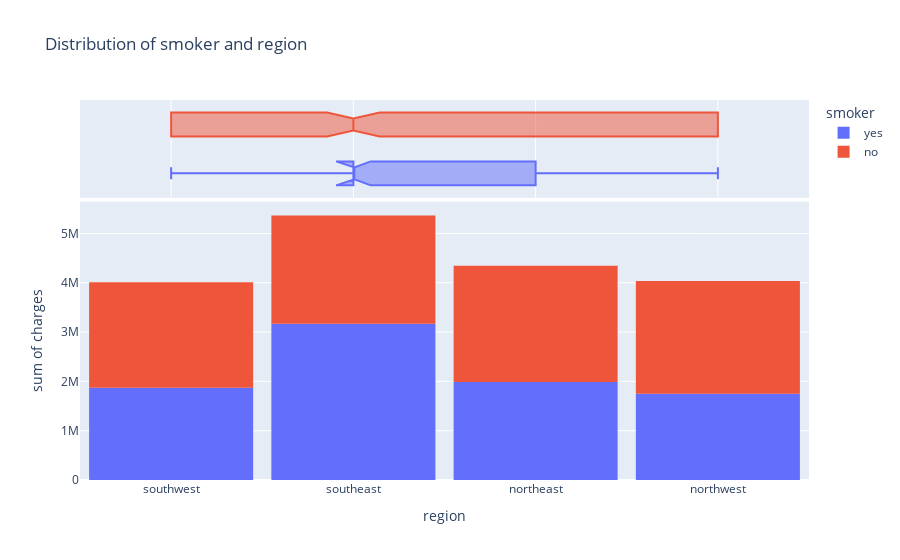

The notebook cell saved with this chart:
### Code cell
fig = px.histogram(df,
                   x='region',
                   y='charges',
                   marginal='box',
                   color='smoker',
                   title='Distribution of smoker and region')
fig.update_layout(bargap=0.1)
fig.show()

### Figure 1 — Plotly figure (JSON) as saved in the notebook; plotly's stock layout.template omitted (floating-point values rounded to 4 significant figures; data arrays with more than 128 entries replaced by an {"elided": "..."} marker saying what was removed)
{"data": [{"alignmentgroup": "True", "bingroup": "x", "histfunc": "sum", "hovertemplate": "smoker=yes<br>region=%{x}<br>sum of charges=%{y}<extra></extra>", "legendgroup": "yes", "marker": {"color": "#636efa", "pattern": {"shape": ""}}, "name": "yes", "offsetgroup": "yes", "orientation": "v", "showlegend": true, "type": "histogram", "x": {"elided": "274 str values"}, "xaxis": "x", "y": {"elided": "274 float values"}, "yaxis": "y"}, {"alignmentgroup": "True", "hovertemplate": "smoker=yes<br>region=%{x}<extra></extra>", "legendgroup": "yes", "marker": {"color": "#636efa"}, "name": "yes", "notched": true, "offsetgroup": "yes", "showlegend": false, "type": "box", "x": {"elided": "274 str values"}, "xaxis": "x2", "yaxis": "y2"}, {"alignmentgroup": "True", "bingroup": "x", "histfunc": "sum", "hovertemplate": "smoker=no<br>region=%{x}<br>sum of charges=%{y}<extra></extra>", "legendgroup": "no", "marker": {"color": "#EF553B", "pattern": {"shape": ""}}, "name": "no", "offsetgroup": "no", "orientation": "v", "showlegend": true, "type": "histogram", "x": {"elided": "1064 str values"}, "xaxis": "x", "y": {"elided": "1064 float values"}, "yaxis": "y"}, {"alignmentgroup": "True", "hovertemplate": "smoker=no<br>region=%{x}<extra></extra>", "legendgroup": "no", "marker": {"color": "#EF553B"}, "name": "no", "notched": true, "offsetgroup": "no", "showlegend": false, "type": "box", "x": {"elided": "1064 str values"}, "xaxis": "x2", "yaxis": "y2"}], "layout": {"bargap": 0.1, "barmode": "relative", "legend": {"title": {"text": "smoker"}, "tracegroupgap": 0}, "title": {"text": "Distribution of smoker and region"}, "xaxis": {"anchor": "y", "domain": [0, 1], "title": {"text": "region"}}, "xaxis2": {"anchor": "y2", "domain": [0, 1], "matches": "x", "showgrid": true, "showticklabels": false}, "yaxis": {"anchor": "x", "domain": [0, 0.7326], "title": {"text": "sum of charges"}}, "yaxis2": {"anchor": "x2", "domain": [0.7426, 1], "matches": "y2", "showgrid": false, "showline": false, "showticklabels": false, "ticks": ""}}}
